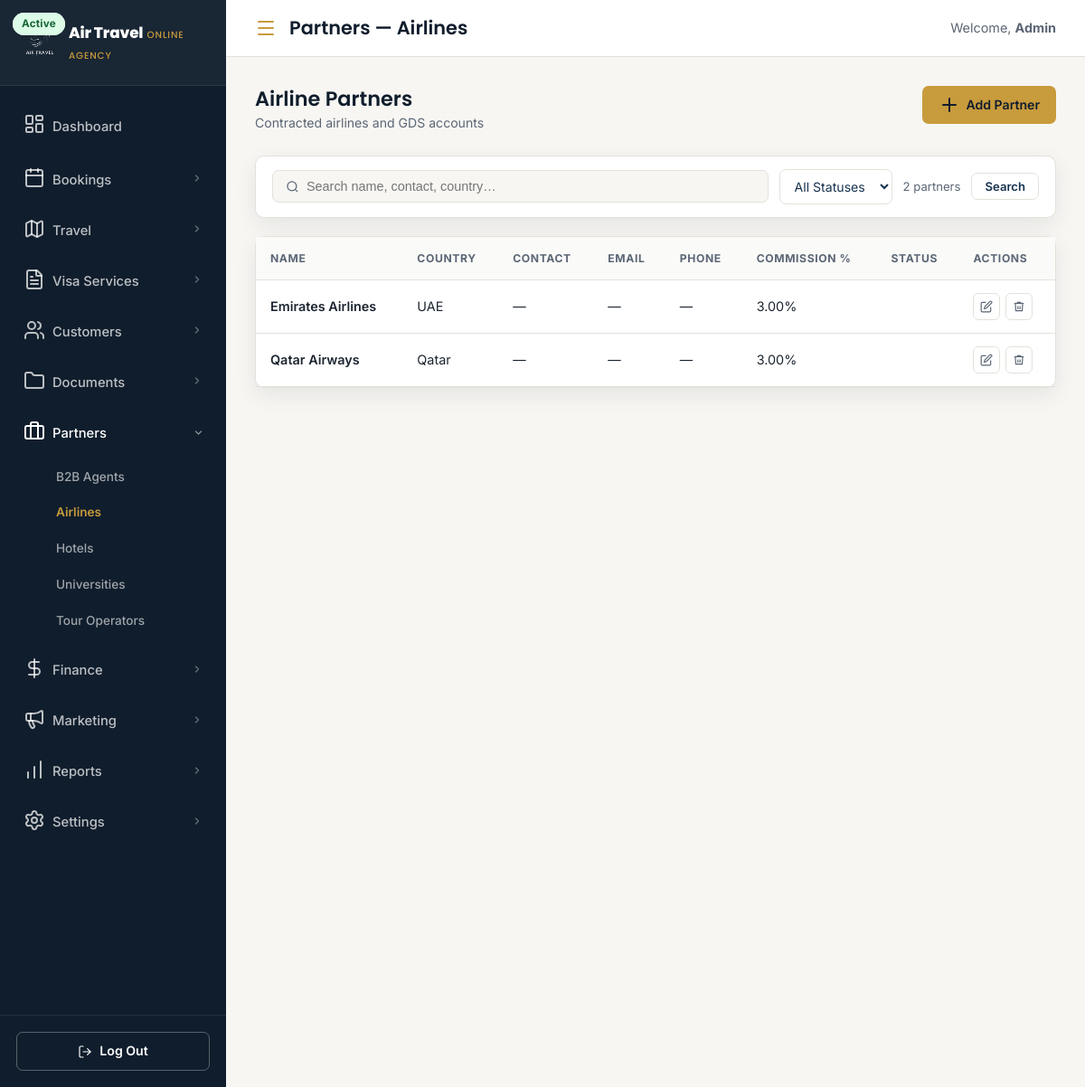
The app's page /partners-airlines.php (signed in) with its own data.
### tables this page shows
CREATE TABLE partners (
    id              INT UNSIGNED AUTO_INCREMENT PRIMARY KEY,
    name            VARCHAR(200) NOT NULL,
    type            ENUM('airline','hotel','university','tour_operator','insurance','b2b_agent','other') NOT NULL,
    country         VARCHAR(80),
    city            VARCHAR(80),
    contact_name    VARCHAR(120),
    contact_email   VARCHAR(180),
    contact_phone   VARCHAR(30),
    website         VARCHAR(255),
    commission_rate DECIMAL(5,2) DEFAULT 0.00 COMMENT 'percent',
    contract_start  DATE,
    contract_end    DATE,
    status          ENUM('active','inactive','pending') DEFAULT 'pending',
    notes           TEXT,
    created_at      TIMESTAMP DEFAULT CURRENT_TIMESTAMP,
    updated_at      TIMESTAMP DEFAULT CURRENT_TIMESTAMP ON UPDATE CURRENT_TIMESTAMP,

    INDEX idx_partners_type (type)
);

### partners-airlines.php (called while the page is built, shortened)
<?php
$pageHeading = 'Airline Partners';
$pageDesc    = 'Contracted airlines and GDS accounts';
$partnerType = 'airline';
require_once __DIR__ . '/config/db.php';
include 'includes/header.php';
include 'includes/partners-crud.php';
include 'includes/footer.php';

### config/db.php (called while the page is built, shortened)
<?php
function getDB(): PDO {
    static $pdo = null;
    if ($pdo === null) {
        $dsn = sprintf(
            'mysql:host=%s;port=%s;dbname=%s;charset=%s',
            DB_HOST, DB_PORT, DB_NAME, DB_CHARSET
        );
        try {
            $pdo = new PDO($dsn, DB_USER, DB_PASS, [
                PDO::ATTR_ERRMODE            => PDO::ERRMODE_EXCEPTION,
                PDO::ATTR_DEFAULT_FETCH_MODE => PDO::FETCH_ASSOC,
                PDO::ATTR_EMULATE_PREPARES   => false,
            ]);
        } catch (PDOException $e) {
            http_response_code(500);
            exit('<div style="font-family:sans-serif;padding:40px;color:#7f1d1d;background:#fef2f2;border:1px solid #fca5a5;border-radius:8px;max-width:520px;margin:60px auto;">
                <strong>Database connection failed.</strong><br>
                Please check your database settings in <code>config/db.php</code>.<br><br>
                <em>Error: ' . htmlspecialchars($e->getMessage()) . '</em>
            </div>');
        }
    }
    return $pdo;
}
function db_select(string $sql, array $params = []): array {
    $stmt = getDB()->prepare($sql);
    $stmt->execute($params);
    return $stmt->fetchAll();
}

### includes/partners-crud.php (the view, shortened to what this page needs)
<?php
$search  = trim($_GET['q'] ?? '');
$where  = ['p.type = ?'];
$params = [$partnerType];
$whereSQL = implode(' AND ', $where);
$partners = db_select("SELECT p.* FROM partners p WHERE $whereSQL ORDER BY p.name", $params);
function pBadge($s) {
    $m = ['active' => 'badge-approved', 'inactive' => 'badge-inactive', 'pending' => 'badge-pending'];
    return '<span class="badge '.($m[$s] ?? 'badge-draft').'">'.ucfirst($s).'</span>';
}
?>
<div class="page-header">
    <div class="page-header-left">
        <h2><?= htmlspecialchars($pageHeading) ?></h2>
        <p><?= htmlspecialchars($pageDesc) ?></p>
    </div>
    <div class="page-header-actions">
        <button onclick="document.getElementById('add-modal').classList.add('show')" class="btn btn-primary">
            <i data-lucide="plus"></i> Add Partner
        </button>
    </div>
</div>
<form method="GET">
<div class="sfbar">
    <div class="sfbar-search">
        <svg viewBox="0 0 24 24" fill="none" stroke="currentColor" stroke-width="2"><circle cx="11" cy="11" r="8"/><line x1="21" y1="21" x2="16.65" y2="16.65"/></svg>
        <input type="text" name="q" value="<?= htmlspecialchars($search) ?>" placeholder="Search name, contact, country…">
    </div>
    <select name="status" class="sfbar-select" onchange="this.form.submit()">
        <option value="">All Statuses</option>
    </select>
    <span class="sfbar-count"><?= count($partners) ?> partner<?= count($partners)!==1?'s':'' ?></span>
    <button type="submit" class="btn btn-ghost btn-sm">Search</button>
</div>
</form>
<div class="panel">
    <div class="panel-body table-wrap" style="padding:0;">
        <?php if (empty($partners)): ?>
        <div class="empty-state" style="padding:48px;">
            <i data-lucide="users" style="width:40px;height:40px;opacity:0.3;margin-bottom:12px;"></i>
            <div>No <?= strtolower($pageHeading) ?> found.</div>
            <button onclick="document.getElementById('add-modal').classList.add('show')" class="btn btn-primary btn-sm" style="margin-top:12px;">Add First Partner</button>
        </div>
        <?php else: ?>
        <table class="data-table">
            <thead>
                <tr>
                    <th>Name</th>
                    <th>Country</th>
                    <th>Contact</th>
                    <th>Email</th>
                    <th>Phone</th>
                    <th>Commission %</th>
                    <th>Status</th>
                    <th>Actions</th>
                </tr>
            </thead>
            <tbody>
            <?php foreach ($partners as $p): ?>
            <tr>
                <td>
                    <div style="font-weight:600;"><?= htmlspecialchars($p['name']) ?></div>
                </td>
                <td><?= htmlspecialchars($p['country'] ?? '—') ?></td>
                <td><?= htmlspecialchars($p['contact_name'] ?? '—') ?></td>
                <td><?= $p['contact_email'] ? '<a href="mailto:'.htmlspecialchars($p['contact_email']).'" style="color:var(--navy-800);">'.htmlspecialchars($p['contact_email']).'</a>' : '—' ?></td>
                <td><?= htmlspecialchars($p['contact_phone'] ?? '—') ?></td>
                <td><?= $p['commission_rate'] > 0 ? number_format($p['commission_rate'],2).'%' : '—' ?></td>
                <td><?= pBadge($p['status']) ?></td>
                <td>
                    <div class="tbl-actions">
                        <button type="button" class="tbl-btn" title="Edit"
                            onclick="openEdit(<?= htmlspecialchars(json_encode($p)) ?>)">
                            <svg viewBox="0 0 24 24" fill="none" stroke="currentColor" stroke-width="2"><path d="M11 4H4a2 2 0 0 0-2 2v14a2 2 0 0 0 2 2h14a2 2 0 0 0 2-2v-7"></path><path d="M18.5 2.5a2.121 2.121 0 0 1 3 3L12 15l-4 1 1-4 9.5-9.5z"></path></svg>
                        </button>
                        <form method="POST" style="display:inline;" onsubmit="return confirm('Delete partner: <?= htmlspecialchars(addslashes($p['name'])) ?>?')">
                            <button type="submit" class="tbl-btn danger" title="Delete">
                                <svg viewBox="0 0 24 24" fill="none" stroke="currentColor" stroke-width="2"><polyline points="3 6 5 6 21 6"></polyline><path d="M19 6l-1 14H6L5 6"></path><path d="M10 11v6M14 11v6"></path><path d="M9 6V4h6v2"></path></svg>
                            </button>
                        </form>
                    </div>
                </td>
            </tr>
            <?php endforeach; ?>
            </tbody>
        </table>
        <?php endif; ?>
    </div>
</div>

### assets/css/style.css (style rules this page uses)
:root { --navy-900: #101d2c; --navy-800: #16324f; --navy-700: #1f4468; --slate-600: #4c637a; --gold-500: #c89b3c; --gold-600: #a97f28; --bg: #f7f6f3; --card: #ffffff; --ink: #1c2530; --ink-soft: #5b6675; --border: #e4e1da; --success: #3f7a5c; --danger: #b0413e; --radius: 10px; --shadow: 0 8px 24px rgba(16, 29, 44, 0.08); --shadow-lg: 0 16px 40px rgba(16, 29, 44, 0.14); }
* { box-sizing: border-box; margin: 0; padding: 0; }
html { scroll-behavior: smooth; }
body { font-family: 'Inter', -apple-system, BlinkMacSystemFont, sans-serif; background: var(--bg); color: var(--ink); line-height: 1.6; -webkit-font-smoothing: antialiased; }
h1, h2, h3, h4 { font-family: 'Poppins', 'Inter', sans-serif; color: var(--navy-900); line-height: 1.25; font-weight: 600; }
.btn { display: inline-flex; align-items: center; justify-content: center; gap: 8px; padding: 13px 26px; border-radius: 6px; font-weight: 600; font-size: 0.95rem; border: 1px solid transparent; cursor: pointer; transition: transform 0.25s ease, box-shadow 0.25s ease, background 0.25s ease, color 0.25s ease, border-color 0.25s ease, padding 0.25s ease; }
.btn-primary { background: var(--gold-500); color: var(--navy-900); }
.btn-sm { padding: 8px 16px; font-size: 0.82rem; border-radius: 5px; }
.btn-ghost { background: #fff; border-color: var(--border); color: var(--navy-800); }
.badge { position: absolute; top: 14px; left: 14px; padding: 5px 12px; border-radius: 20px; font-size: 0.72rem; font-weight: 700; letter-spacing: 0.03em; color: #fff; }
html, body { overflow-x: hidden; max-width: 100vw; }

### records on screen
partners: name "Emirates Airlines", country "UAE", contact_name "—", contact_phone "—", commission_rate "3.00"
partners: name "Qatar Airways", country "Qatar", contact_name "—", contact_phone "—", commission_rate "3.00", status "Active"

### other values on screen
$pageTitle "Partners — Airlines"
$pageHeading "Airline Partners"
$pageDesc "Contracted airlines and GDS accounts"
count($partners) "2"
